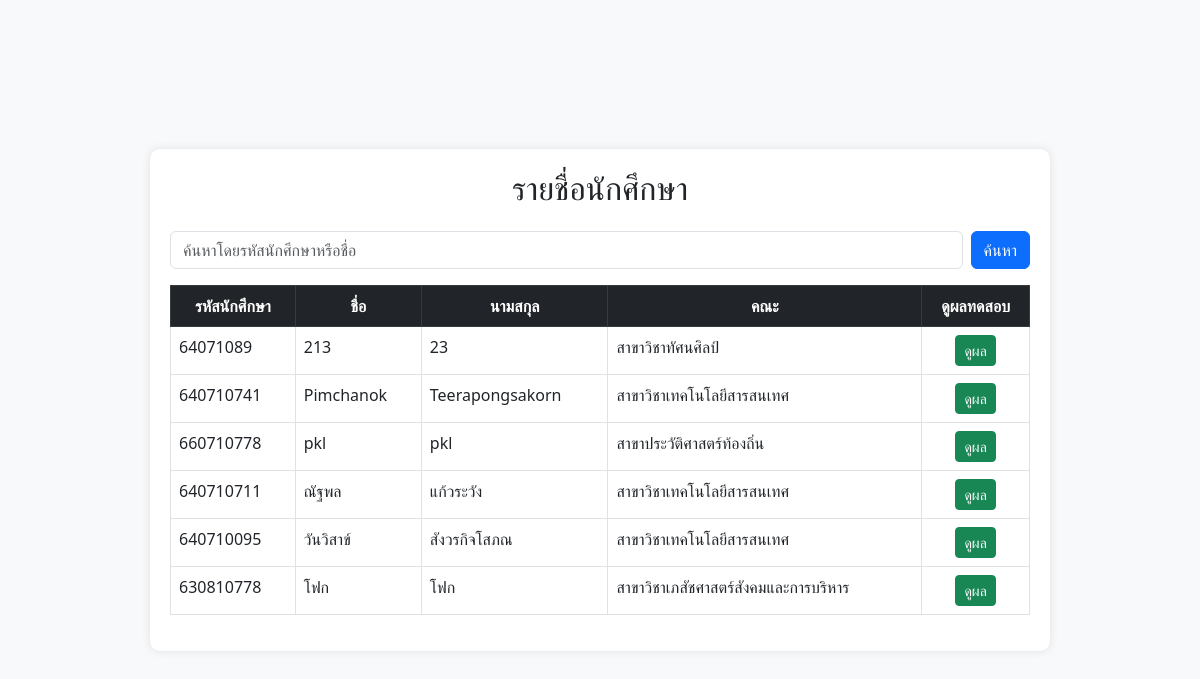
Screenshot of /adminUI/dashboard/students.php with the database file from the repository.
### tables this page shows
CREATE TABLE `student` (
  `std_id` int(10) NOT NULL,
  `first_name` varchar(50) NOT NULL,
  `last_name` varchar(50) NOT NULL,
  `nickname` varchar(10) NOT NULL,
  `mail` varchar(255) DEFAULT NULL,
  `major` varchar(100) NOT NULL,
  `faculty_id` char(2) NOT NULL,
  `year` int(4) NOT NULL,
  `gender` int(1) NOT NULL,
  `phone` varchar(12) DEFAULT NULL
);

### adminUI/dashboard/students.php (the view, shortened to what this page needs)
<?php
include '../../dbconnect.php';
$search = isset($_GET['search']) ? trim($_GET['search']) : '';
$sql_students = "
    SELECT std_id, first_name, last_name, major
    FROM student
    WHERE std_id LIKE ? OR first_name LIKE ? OR last_name LIKE ?
    ORDER BY first_name ASC
";
$stmt = $conn->prepare($sql_students);
$search_param = "%$search%";
$stmt->bind_param("sss", $search_param, $search_param, $search_param);
$stmt->execute();
$result_students = $stmt->get_result();
?>
<!DOCTYPE html>
<html lang="th">
<head>
    <link rel="stylesheet" href="https://cdn.jsdelivr.net/npm/bootstrap@5.3.0/dist/css/bootstrap.min.css">
</head>
<body class="d-flex justify-content-center align-items-center vh-100">
    <div class="container">
        <h2 class="text-center mb-4">รายชื่อนักศึกษา</h2>
        <form method="GET" class="mb-3 d-flex">
            <input type="text" name="search" class="form-control me-2" placeholder="ค้นหาโดยรหัสนักศึกษาหรือชื่อ" value="<?= htmlspecialchars($search) ?>">
            <button type="submit" class="btn btn-primary">ค้นหา</button>
        </form>
        <div class="table-responsive">
            <table class="table table-bordered table-hover">
                <thead class="table-dark text-center">
                    <tr>
                        <th>รหัสนักศึกษา</th>
                        <th>ชื่อ</th>
                        <th>นามสกุล</th>
                        <th>คณะ</th>
                        <th>ดูผลทดสอบ</th>
                    </tr>
                </thead>
                <tbody>
                    <?php while ($row = $result_students->fetch_assoc()) { ?>
                        <tr>
                            <td><?= htmlspecialchars($row['std_id']) ?></td>
                            <td><?= htmlspecialchars($row['first_name']) ?></td>
                            <td><?= htmlspecialchars($row['last_name']) ?></td>
                            <td><?= htmlspecialchars($row['major']) ?></td>
                            <td class="text-center">
                                <a href="student_results.php?std_id=<?= htmlspecialchars($row['std_id']) ?>" class="btn btn-success btn-sm">ดูผล</a>
                            </td>
                        </tr>
                    <?php } ?>
                </tbody>
            </table>
        </div>
    </div>
</body>
</html>

### adminUI/dashboard/students.php (style rules this page uses)
body { background-color: #f8f9fa; }
.container { max-width: 900px; background: white; padding: 20px; border-radius: 10px; box-shadow: 0px 0px 10px rgba(0, 0, 0, 0.1); }

### rows the page displays
student: std_id "64071089", first_name "213", last_name "23", major "สาขาวิชาทัศนศิลป์"
student: std_id "640710741", first_name "Pimchanok", last_name "Teerapongsakorn", major "สาขาวิชาเทคโนโลยีสารสนเทศ"
student: std_id "660710778", first_name "pkl", last_name "pkl", major "สาขาประวัติศาสตร์ท้องถิ่น"
student: std_id "640710711", first_name "ณัฐพล", last_name "แก้วระวัง", major "สาขาวิชาเทคโนโลยีสารสนเทศ"
student: std_id "640710095", first_name "วันวิสาข์", last_name "สังวรกิจโสภณ", major "สาขาวิชาเทคโนโลยีสารสนเทศ"
student: std_id "630810778", first_name "โฟก", last_name "โฟก", major "สาขาวิชาเภสัชศาสตร์สังคมและการบริหาร"
